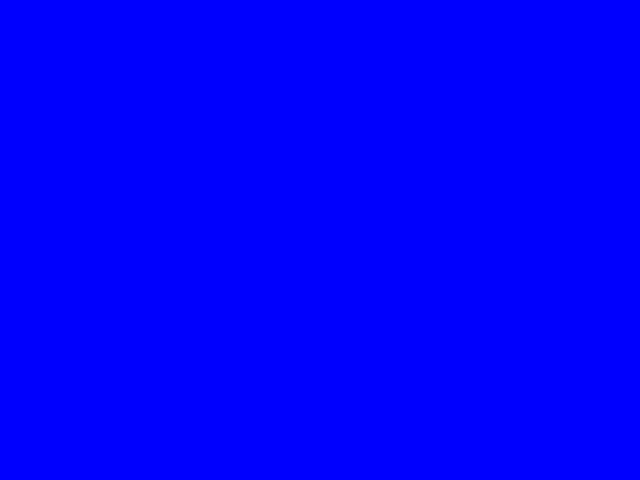
#> input picture Code/background.jpg, 640 x 480 px, found by its file name
$ python ColorTracker.py
#> lines starting #> are read from the running program, lines starting #| are printed output that depends on the picture; after the words box and inside, x2 and y2 are one past the last pixel; in counts of white or black regions, pixels touching at a corner belong together
import numpy as np
import cv2

def get_limits(color):
    c = np.uint8([[color]])  # BGR values
    hsvC = cv2.cvtColor(c, cv2.COLOR_BGR2HSV)

    hue = hsvC[0][0][0]  # Get the hue value

    # Handle red hue wrap-around
    if hue >= 165:  # Upper limit for divided red hue
        lowerLimit = np.array([hue - 10, 100, 100], dtype=np.uint8)
        upperLimit = np.array([180, 255, 255], dtype=np.uint8)
    elif hue <= 15:  # Lower limit for divided red hue
        lowerLimit = np.array([0, 100, 100], dtype=np.uint8)
        upperLimit = np.array([hue + 10, 255, 255], dtype=np.uint8)
    else:
        lowerLimit = np.array([hue - 10, 100, 100], dtype=np.uint8)
        upperLimit = np.array([hue + 10, 255, 255], dtype=np.uint8)

    return lowerLimit, upperLimit

color = [79, 255, 223]  # Color in BGR colorspace
cap = cv2.VideoCapture(0)
img = cv2.imread("D:\\L1S2\\Hardware Project\\Code\\background.jpg")
#> img is the input picture: shape (480, 640, 3); mean B, G, R 254, 0, 0

while True:
    ret, frame = cap.read() #Get frames
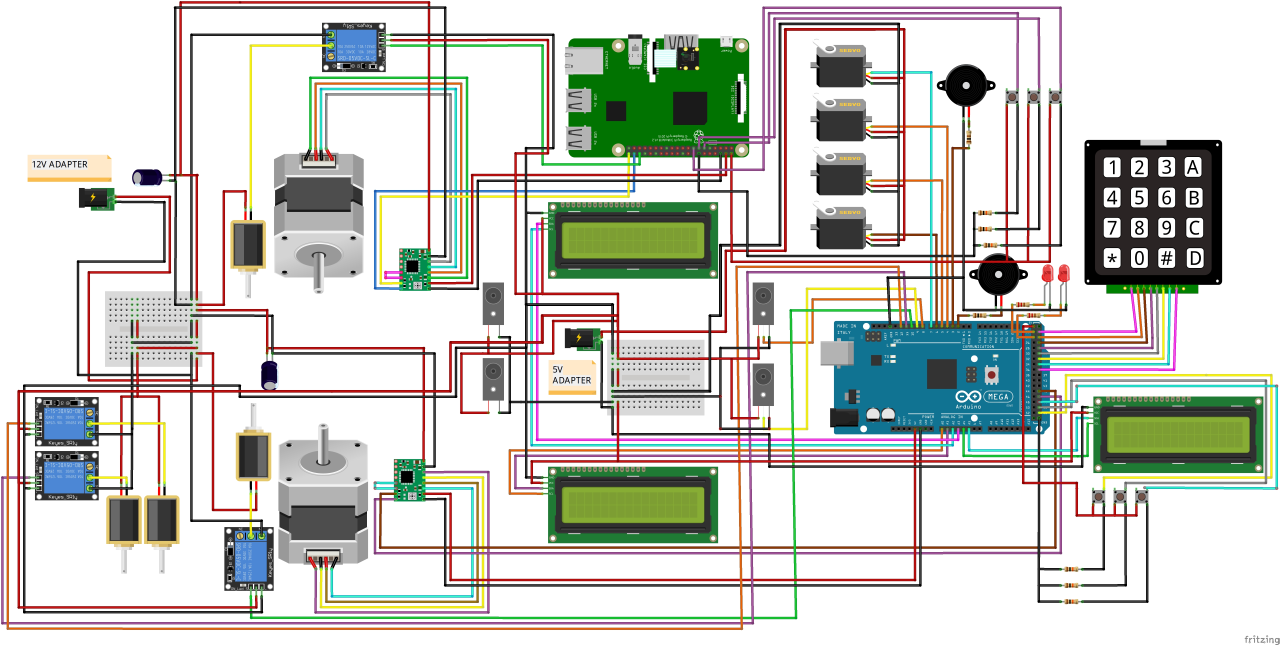
#> input picture Components and designs/initial_project_components.jpg, 6396 x 3225 px, given in place of the camera (shown at 1/5 size)
#> frame is the input picture: shape (3225, 6396, 3); mean B, G, R 198.1, 204.5, 202.9

    hsvImage = cv2.cvtColor(frame, cv2.COLOR_BGR2HSV) #Convert into HSV
#> hsvImage: shape (3225, 6396, 3); mean H, S, V 12.5, 35.7, 213.2

    lowerLimit, upperLimit = get_limits(color) #Get the range of the color that need to identify

    mask = cv2.inRange(hsvImage, lowerLimit, upperLimit) #Create a mask (If the color is identified - white, other locations black)
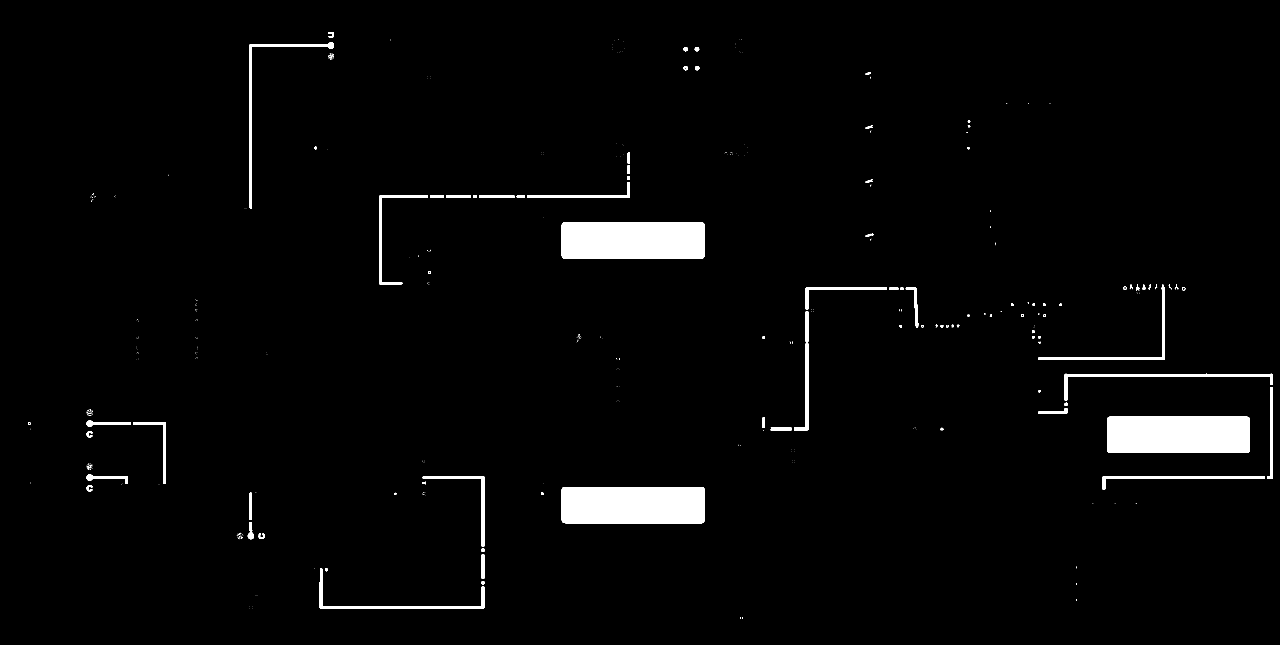
#> mask: shape (3225, 6396) (shown at 1/5 size); 2.6% white; 544 white regions (449 under 20 px), largest, box (x1, y1, x2, y2) and area: (2809, 1112, 3522, 1293) 128871, (5536, 2084, 6249, 2265) 128870, (2809, 2435, 3522, 2616) 128868

    mask_ = cv2.cvtColor(mask, cv2.COLOR_GRAY2BGR)
#> mask_: shape (3225, 6396, 3); 2.6% white; 544 white regions (449 under 20 px)

    contours, gg = cv2.findContours(mask, cv2.RETR_EXTERNAL, cv2.CHAIN_APPROX_SIMPLE) #Find those white signs
#> contours = 536 contours, 443 with area under 20; largest, box (x1, y1, x2, y2) and area: (2809, 1112, 3522, 1293) 127994, (5536, 2084, 6249, 2265) 127992, (2809, 2435, 3522, 2616) 127991, (1247, 212, 1670, 1044) 13906, (5323, 1869, 6363, 2002) 13212; gg = 536 rows, first 6: [1, -1, -1, -1], [2, 0, -1, -1], [3, 1, -1, -1], [4, 2, -1, -1], [5, 3, -1, -1], [6, 4, -1, -1]

    for contour in contours:
        area = cv2.contourArea(contour) #Find the area of each contour
#> area = 0
        if area > 100:  # Adjust the area threshold as needed
            x, y, w, h = cv2.boundingRect(contour) #Get the location as a rectangle
            #cv2.drawContours(frame, contour, -1, (0,255,0), 1)
            cv2.rectangle(frame, (x, y), (x + w, y + h), (0, 255, 0), 5)
            center_x = x + w // 2
            center_y = y + h // 2
            print(f"Center Location: ({center_x}, {center_y})")
            img = cv2.imread("D:\\L1S2\\Hardware Project\\Code\\background.jpg")
            cv2.circle(img, (center_x, center_y), 50, (79, 255, 223), -1)

    cv2.imshow('frame', frame)
    cv2.imshow('sketch', img)
    cv2.imshow('mask', mask)
    if cv2.waitKey(1) & 0xFF == ord('q'):
        break

cap.release()
cv2.destroyAllWindows()
